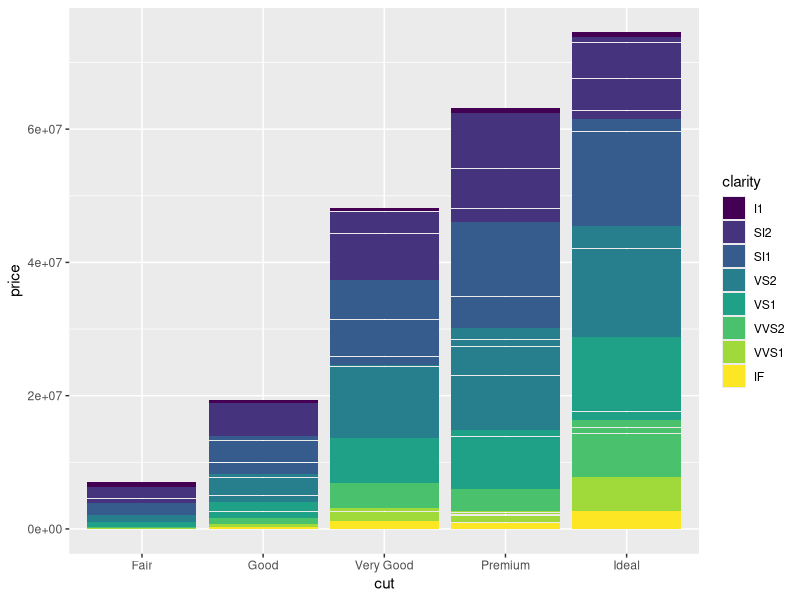
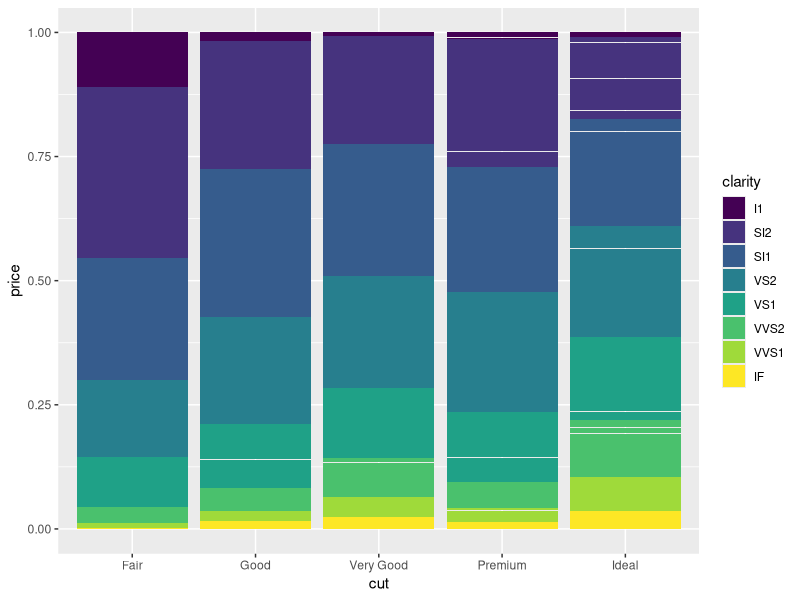
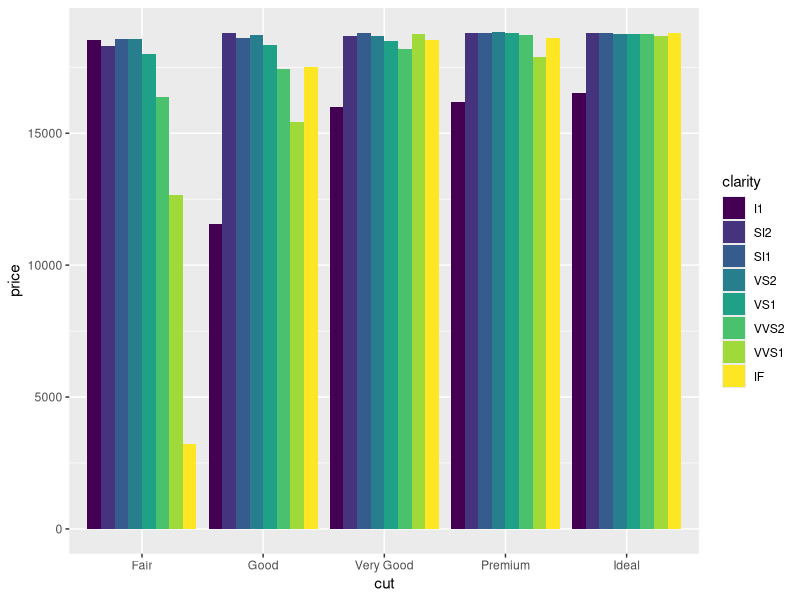
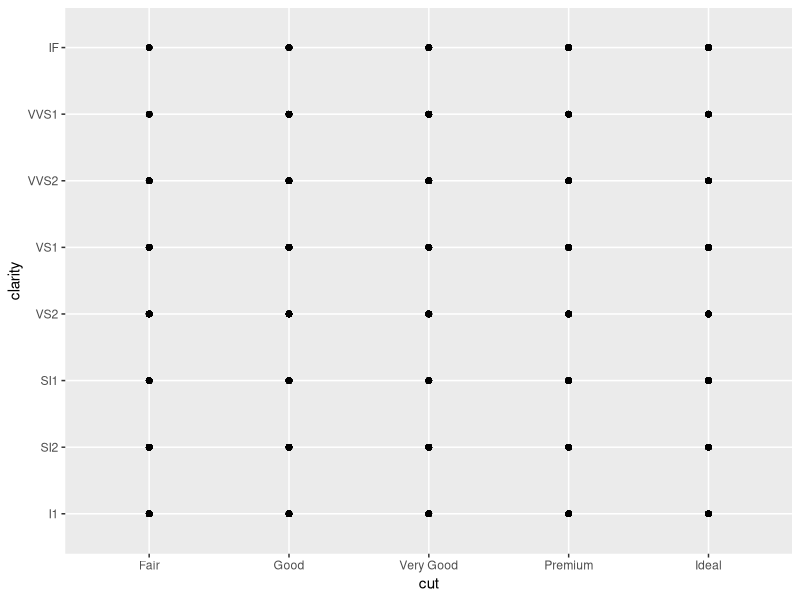
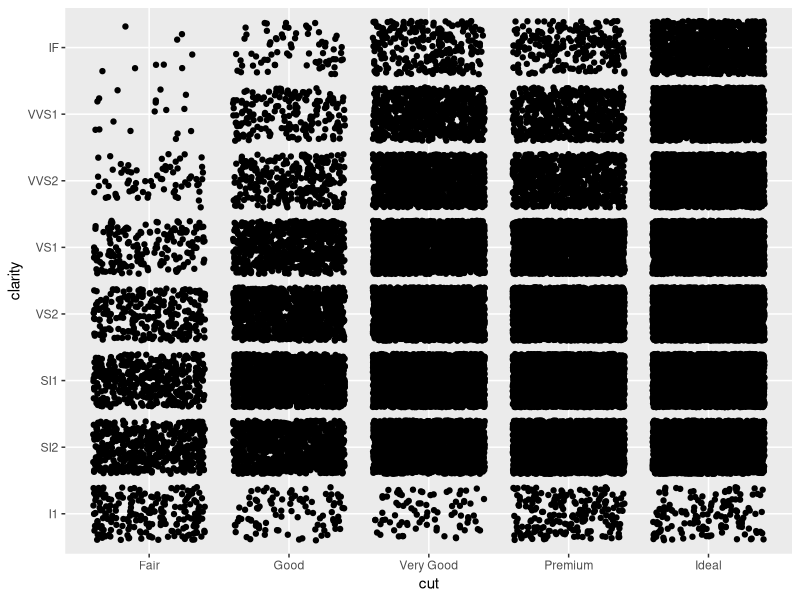
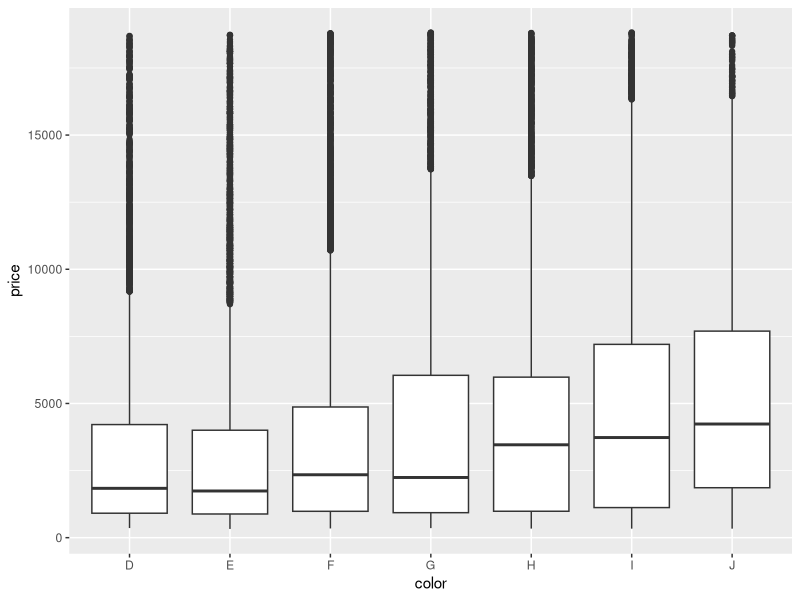
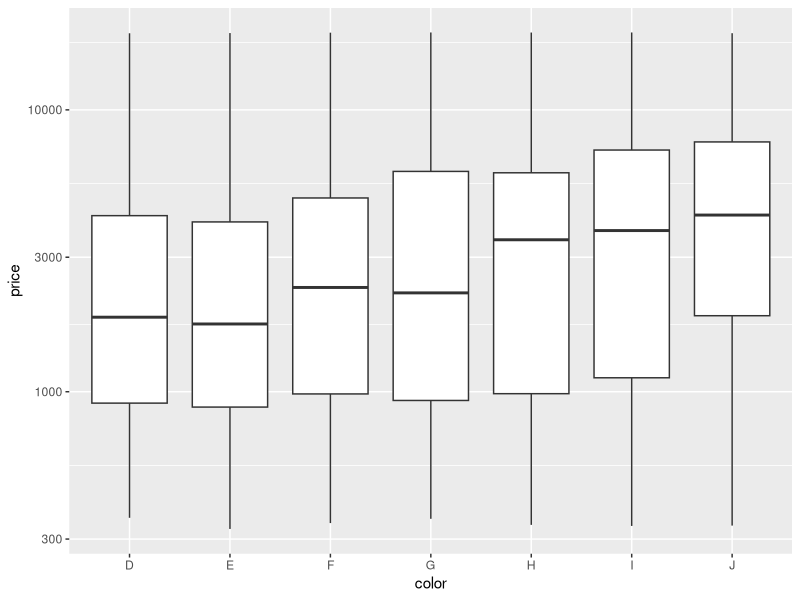
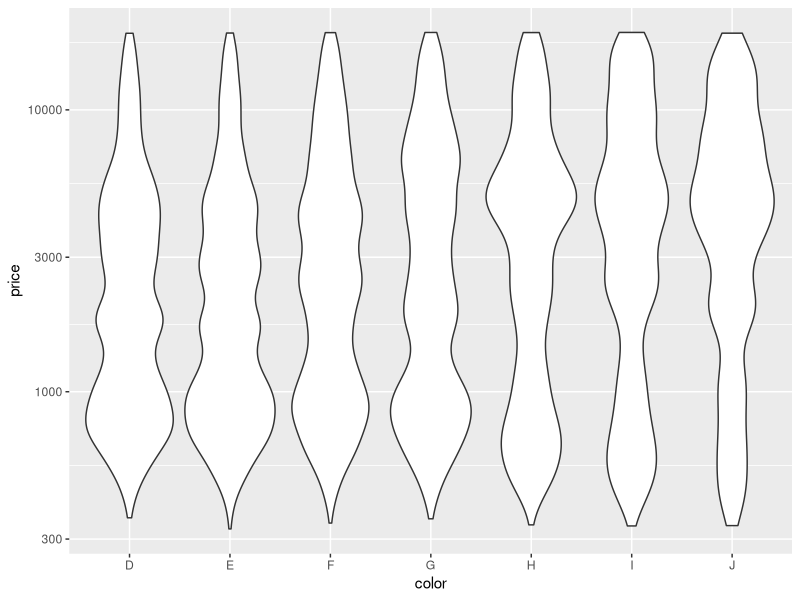

Write the R code that produced these figures, in order.
# Exercise 2: advanced ggplot2 practice

# Install and load the `ggplot2` package
#install.packages('ggplot2')
 library("ggplot2")

# For this exercise you will again be working with the `diamonds` data set.
# Use `?diamonds` to review details about this data set
?diamonds

## Position Adjustments

# Draw a column (bar) chart of diamonds cuts by price, with each bar filled by 
# clarity. You should see a _stacked_ bar chart.
ggplot(data = diamonds) +
  geom_col(mapping = aes(x = cut, y = price, fill = clarity))

# Draw the same chart again, but with each element positioned to "fill" the y axis
ggplot(data = diamonds) +
  geom_col(
    mapping = aes(x = cut, y = price, fill = clarity),
    position = "fill"
    )

# Draw the same chart again, but with each element positioned to "dodge" each other
ggplot(data = diamonds) +
  geom_col(
    mapping = aes(x = cut, y = price, fill = clarity),
    position = "dodge"
  )

# Draw a plot with point geometry with the x-position mapped to `cut` and the 
# y-position mapped to `clarity`
# This creates a "grid" grouping the points
ggplot(data = diamonds) +
  geom_point(
    mapping = aes(x = cut, y = clarity)
  ) +
  facet_grid()

# Use the "jitter" position adjustment to keep the points from all overlapping!
# (This works a little better with a sample of diamond data, such as from the 
# previous exercise).
ggplot(data = diamonds) +
  geom_point(
    mapping = aes(x = cut, y = clarity),
    position = "jitter"
  ) +
  facet_grid()


## Scales

# Draw a "boxplot" (with `geom_boxplot`) for the diamond's price (y) by color (x)
ggplot(data = diamonds) +
  geom_boxplot(
    mapping = aes(y = price, x = color)
  )

# This has a lot of outliers, making it harder to read. To fix this, draw the 
# same plot but with a _logarithmic_ scale for the y axis.
ggplot(data = diamonds) +
  geom_boxplot(
    mapping = aes(y = price, x = color)
  ) +
  scale_y_log10()

# For another version, draw the same plot but with `violin` geometry instead of 
# `boxplot` geometry!
# How does the logarithmic scale change the data presentation?
ggplot(data = diamonds) +
  geom_violin(
    mapping = aes(y = price, x = color)
  ) +
  scale_y_log10()

# Another interesting plot: draw a plot of the diamonds price (y) by carat (x), 
# using a heatmap of 2d bins (geom_bin2d)
# What happens when you make the x and y channels scale logarithmically?
ggplot(data = diamonds) +
  geom_bin2d(
    mapping = aes(y = price, x = carat)
  ) +
  scale_y_log10() +
  scale_y_log10()

# Draw a scatter plot for the diamonds price (y) by carat (x). Color each point
# by the clarity (Remember, this will take a while. Use a sample of the diamonds 
# for faster results)
ggplot(data = diamonds) +
  geom_point(
    mapping = aes(y = price, x = carat, color = clarity)
  )

# Change the color of the previous plot using a ColorBrewer scale of your choice. 
# What looks nice?
ggplot(data = diamonds) +
  geom_point(
    mapping = aes(y = price, x = carat, color = clarity)
  ) +
  scale_color_brewer(palette = "Set4")


## Coordinate Systems

# Draw a bar chart with x-position and fill color BOTH mapped to cut
# For best results, SET the `width` of the geometry to be 1 (fill plot, no space
# between)
# TIP: You can save the plot to a variable for easier modifications
ggplot(data = diamonds) +
  geom_bar(
    mapping = aes(x = cut, fill = cut),
    width = 1
  )

# Draw the same chart, but with the coordinate system flipped
ggplot(data = diamonds) +
  geom_bar(
    mapping = aes(x = cut, fill = cut),
    width = 1
  ) +
  coord_flip()


# Draw the same chart, but in a polar coordinate system. It's a Coxcomb chart!
ggplot(data = diamonds) +
  geom_bar(
    mapping = aes(x = cut, fill = cut),
    width = 1
  ) +
  coord_polar()


## Facets

# Take the scatter plot of price by carat data (colored by clarity) and add 
# _facets_ based on the diamond's `color`
ggplot(data = diamonds) +
  geom_point(
    mapping = aes(x = carat, y = price, color = clarity) 
  ) +
  facet_wrap(~cut)

## Saving Plots

# Use the `ggsave()` function to save the current (recent) plot to disk.
# Name the output file "my-plot.png".
# Make sure you've set the working directory!!
ggsave("my-plot.png")
